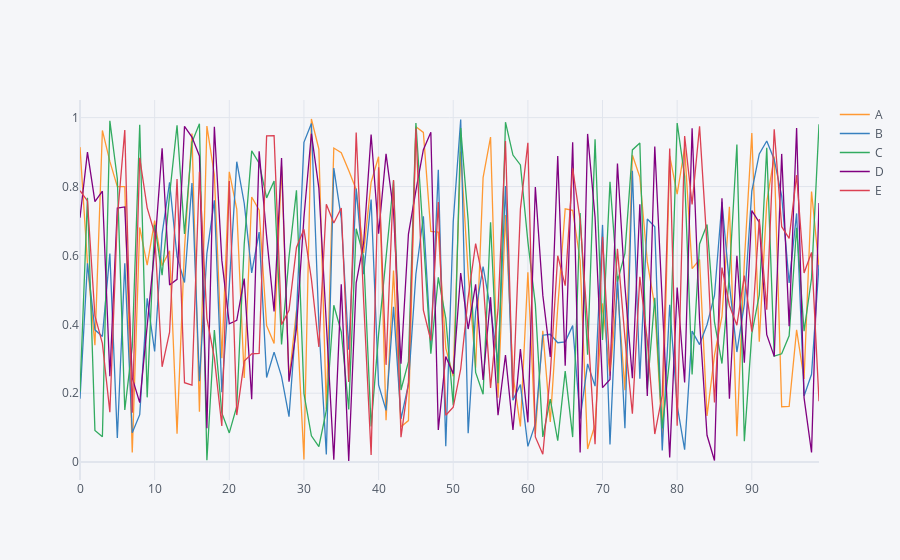

The cell this chart's notebook holds for it:
### Code cell
import numpy as np
import pandas as pd
import chart_studio.plotly as pl
import plotly.offline as po
import cufflinks as cf
po.init_notebook_mode(connected = True)
cf.go_offline()
def createdata(data):
    if(data == 1):
        x = np.random.rand(100, 5)
        df1 = pd.DataFrame(x, columns = ['A', 'B', 'C', 'D', 'E'])
    elif(data == 2):
        x = [0,0,0,0,0]
        r1 = [0,0,0,0,0]
        r2 = [0,0,0,0,0]
        r3 = [0,0,0,0,0]
        r4 = [0,0,0,0,0]
        print('Enter the values for columns ')
        i = 0
        for i in (0,1,2,3,4):
            x[i] = input()
            i = i + 1
        print('Enter the values for first row ')
        i = 0
        for i in (0,1,2,3,4):
            r1[i] = int(input())
            i = i + 1
        print('Enter the values for second row ')
        i = 0
        for i in (0,1,2,3,4):
            r2[i] = int(input())
            i = i + 1
        print('Enter the values for third row ')
        i = 0
        for i in (0,1,2,3,4):
            r3[i] = int(input())
            i = i + 1
        print('Enter the values for forth row ')
        i = 0
        for i in (0,1,2,3,4):
            r4[i] = int(input())
            i = i + 1
        df1= pd.DataFrame([r1, r2, r3, r4], columns = x)
    elif(data == 3):
        file = input('Enter the file name ')
        x = pd.read_csv(file)
        df1 = pd.DataFrame(x)
    else:
        print('Dataframe creation failed, please enter in between 1 to 3 and try ')
    return df1
def plotter(plot):
    if(plot == 1):
        finalplot = df1.iplot(kind = 'scatter')
    elif(plot == 2):
        finalplot = df1.iplotfinalplot = df1.iplot(kind = 'scatter', mode = 'markers', symbol = 'x', colorscale = 'paired')
    elif(plot == 3):
        finalplot = df1.iplot(kind = 'bar')
    elif(plot == 4):
        finalplot = df1.iplot(kind = 'hist')
    elif(plot == 5):
        finalplot = df1.iplot(kind = 'box')
    elif(plot == 6):
        finalplot = df1.iplot(kind = 'surface')
    else:
        finalplot = print('Select only between 1 to 7')
    return finalplot
def plotter2(plot):
    col = input('Enter the number of columns you want to plot by selecting only 1, 2 or 3')
    col = int(col)
    if(col == 1):
        coln = input('Enter the column you want to plot by selecting any column from dataframe head')
        if(plot == 1):
            finalplot = df1[coln].iplot(kind = 'scatter')
        elif(plot == 2):
            finalplot = df1[coln].iplot(kind = 'scatter', mode = 'markers', symbol = 'x', colorscale = 'paired')
        elif(plot == 3):
            finalplot = df1[coln].iplot(kind = 'bar')
        elif(plot == 4):
            finalplot = df1[coln].iplot(kind = 'hist')
        elif(plot == 5):
            finalplot = df1[coln].iplot(kind = 'box')
        elif(plot == 6 or plot == 7):
            finalplot = print("Bubble plot and surface plot require more than one column arguements")
        else:
            finalplot = print('Select only between 1 to 7')               
    elif(col == 2):
        print('Enter the columns you want to plot by selecting from dataframe head')
        x = input('First column')
        y = input('Second column')
        if(plot == 1):
            finalplot = df1[[x, y]].iplot(kind = 'scatter')
        elif(plot == 2):
            finalplot = df1[[x, y]].iplot(kind = 'scatter', mode = 'markers', symbol = 'x', colorscale = 'paired')
        elif(plot == 3):
            finalplot = df1[[x, y]].iplot(kind = 'bar')
        elif(plot == 4):
            finalplot = df1[[x, y]].iplot(kind = 'hist')
        elif(plot == 5):
            finalplot = df1[[x, y]].iplot(kind = 'box')
        elif(plot == 6):
            finalplot = df1[[x, y]].iplot(kind = 'surface')
        elif(plot == 7):
            size = input('Please enter the size column for bubble plot')
            finalplot = df1.iplot(kind = 'bubble', x=x, y=y, size=size)
        else:
            finalplot = print('Select only between 1 to 7')              
    elif(col == 3):
        print('Enter the columns you want to plot')
        x = input('First column')
        y = input('Second column')
        z = input('Third column')
        if(plot == 1):
            finalplot = df1[[x, y, z]].iplot(kind = 'scatter')
        elif(plot == 2):
            finalplot = df1[[x, y, z]].iplot(kind = 'scatter', mode = 'markers', symbol = 'x', colorscale = 'paired')
        elif(plot == 3):
            finalplot = df1[[x, y, z]].iplot(kind = 'bar')
        elif(plot == 4):
            finalplot = df1[[x, y, z]].iplot(kind = 'hist')
        elif(plot == 5):
            finalplot = df1[[x, y, z]].iplot(kind = 'box')
        elif(plot == 6):
            finalplot = df1[[x, y, z]].iplot(kind = 'surface')
        elif(plot == 7):
            size = input('Please enter the size column for bubble plot')
            finalplot = df1.iplot(kind = 'bubble', x=x, y=y, z=z, size=size)
        else:
            finalplot = print('Select only between 1 to 7')
    else:
        finalplot = print('Please enter only 1, 2 or 3 and try again')
    return finalplot
def main(cat):
    if(cat == 1):
        print('Select the type of plot you want to plot by writing 1 to 6')
        print('1. Line Plot')
        print('2. Scatter Plot')
        print('3. Bar Plot')
        print('4. Histogram')
        print('5. Box Plot')
        print('6. Surface Plot')
        plot = int(input())
        output = plotter(plot)
    elif(cat == 2):
        print('Select the type of plot you want to plot by writing 1 to 7')
        print('1. Line Plot')
        print('2. Scatter Plot')
        print('3. Bar Plot')
        print('4. Histogram')
        print('5. Box Plot')
        print('6. Surface Plot')
        print('7. Bubble Plot')
        plot = int(input())
        output = plotter2(plot)
    else:
        print('Please enter 1 or 2 and try again')
print('Select the type of data you need to plot(By writing 1, 2, or 3)')
print('1. Random data with 100 rows and 5 columns')
print('2. Customize dataframe with 5 colums and 4 rows')
print('3. Upload csv/json/txt file')
data = int(input())
df1 = createdata(data)
print('Your DataFrame head is given below, check the columns to plot using cufflinks')
df1.head()
print('What kind if plot you need, the complete data plot or columns plot')
cat = input('Press 1 for plotting all columns or press 2 for specifying columns to plot')
cat = int(cat)
main(cat)

### Figure 1 — Plotly figure (JSON) as saved in the notebook; plotly's stock layout.template omitted (floating-point values rounded to 4 significant figures)
{"data": [{"line": {"color": "rgba(255, 153, 51, 1.0)", "dash": "solid", "shape": "linear", "width": 1.3}, "mode": "lines", "name": "A", "text": "", "type": "scatter", "x": [0, 1, 2, 3, 4, 5, 6, 7, 8, 9, 10, 11, 12, 13, 14, 15, 16, 17, 18, 19, 20, 21, 22, 23, 24, 25, 26, 27, 28, 29, 30, 31, 32, 33, 34, 35, 36, 37, 38, 39, 40, 41, 42, 43, 44, 45, 46, 47, 48, 49, 50, 51, 52, 53, 54, 55, 56, 57, 58, 59, 60, 61, 62, 63, 64, 65, 66, 67, 68, 69, 70, 71, 72, 73, 74, 75, 76, 77, 78, 79, 80, 81, 82, 83, 84, 85, 86, 87, 88, 89, 90, 91, 92, 93, 94, 95, 96, 97, 98, 99], "y": [0.9144, 0.5774, 0.3391, 0.963, 0.873, 0.7998, 0.7997, 0.02822, 0.6814, 0.5719, 0.701, 0.5704, 0.6135, 0.08258, 0.6198, 0.9539, 0.1463, 0.9755, 0.8338, 0.3013, 0.8428, 0.7347, 0.2443, 0.7697, 0.7316, 0.3965, 0.3442, 0.8581, 0.238, 0.4406, 0.007519, 0.9961, 0.9084, 0.1534, 0.9118, 0.8985, 0.8468, 0.7917, 0.6074, 0.8125, 0.8865, 0.1217, 0.5559, 0.1027, 0.1204, 0.9736, 0.9573, 0.6699, 0.6681, 0.3309, 0.2491, 0.9017, 0.5489, 0.2739, 0.8258, 0.9438, 0.1866, 0.7177, 0.2534, 0.1034, 0.5512, 0.08194, 0.381, 0.1165, 0.4494, 0.7354, 0.7311, 0.5855, 0.038, 0.1088, 0.4606, 0.2506, 0.5039, 0.2089, 0.8919, 0.8274, 0.5811, 0.4524, 0.07397, 0.8894, 0.7782, 0.9123, 0.5615, 0.588, 0.1338, 0.3106, 0.4229, 0.7415, 0.07529, 0.582, 0.9551, 0.3494, 0.7548, 0.8869, 0.1606, 0.1615, 0.3839, 0.2413, 0.7857, 0.5653]}, {"line": {"color": "rgba(55, 128, 191, 1.0)", "dash": "solid", "shape": "linear", "width": 1.3}, "mode": "lines", "name": "B", "text": "", "type": "scatter", "x": [0, 1, 2, 3, 4, 5, 6, 7, 8, 9, 10, 11, 12, 13, 14, 15, 16, 17, 18, 19, 20, 21, 22, 23, 24, 25, 26, 27, 28, 29, 30, 31, 32, 33, 34, 35, 36, 37, 38, 39, 40, 41, 42, 43, 44, 45, 46, 47, 48, 49, 50, 51, 52, 53, 54, 55, 56, 57, 58, 59, 60, 61, 62, 63, 64, 65, 66, 67, 68, 69, 70, 71, 72, 73, 74, 75, 76, 77, 78, 79, 80, 81, 82, 83, 84, 85, 86, 87, 88, 89, 90, 91, 92, 93, 94, 95, 96, 97, 98, 99], "y": [0.184, 0.5771, 0.384, 0.3648, 0.6052, 0.07017, 0.5773, 0.08507, 0.1375, 0.4754, 0.3211, 0.6628, 0.8121, 0.5963, 0.5213, 0.8104, 0.2351, 0.6062, 0.76, 0.2029, 0.5124, 0.8721, 0.7516, 0.5493, 0.6677, 0.2456, 0.3192, 0.2481, 0.132, 0.4253, 0.9286, 0.9828, 0.399, 0.02182, 0.8537, 0.7085, 0.326, 0.794, 0.5455, 0.7622, 0.2239, 0.1499, 0.451, 0.1253, 0.2256, 0.5461, 0.7138, 0.3361, 0.8489, 0.04572, 0.6972, 0.9946, 0.08388, 0.4367, 0.5678, 0.4434, 0.2872, 0.8018, 0.1799, 0.2251, 0.04565, 0.111, 0.3684, 0.3712, 0.3465, 0.3492, 0.3962, 0.1261, 0.2851, 0.2204, 0.6887, 0.05132, 0.5405, 0.09819, 0.846, 0.2418, 0.7058, 0.6833, 0.03346, 0.4564, 0.164, 0.03625, 0.3802, 0.3411, 0.3986, 0.4838, 0.7559, 0.516, 0.3195, 0.4584, 0.787, 0.8946, 0.9324, 0.8788, 0.7724, 0.5204, 0.722, 0.1917, 0.255, 0.5727]}, {"line": {"color": "rgba(50, 171, 96, 1.0)", "dash": "solid", "shape": "linear", "width": 1.3}, "mode": "lines", "name": "C", "text": "", "type": "scatter", "x": [0, 1, 2, 3, 4, 5, 6, 7, 8, 9, 10, 11, 12, 13, 14, 15, 16, 17, 18, 19, 20, 21, 22, 23, 24, 25, 26, 27, 28, 29, 30, 31, 32, 33, 34, 35, 36, 37, 38, 39, 40, 41, 42, 43, 44, 45, 46, 47, 48, 49, 50, 51, 52, 53, 54, 55, 56, 57, 58, 59, 60, 61, 62, 63, 64, 65, 66, 67, 68, 69, 70, 71, 72, 73, 74, 75, 76, 77, 78, 79, 80, 81, 82, 83, 84, 85, 86, 87, 88, 89, 90, 91, 92, 93, 94, 95, 96, 97, 98, 99], "y": [0.2045, 0.7673, 0.09192, 0.07351, 0.9908, 0.8226, 0.1513, 0.3352, 0.9794, 0.1879, 0.6891, 0.5429, 0.776, 0.9781, 0.6621, 0.9285, 0.9823, 0.005084, 0.3832, 0.1426, 0.08465, 0.1618, 0.633, 0.9035, 0.8676, 0.7671, 0.8158, 0.3417, 0.595, 0.789, 0.199, 0.07611, 0.04509, 0.1499, 0.4553, 0.3783, 0.1526, 0.6774, 0.5967, 0.1036, 0.3707, 0.5904, 0.8168, 0.2093, 0.2914, 0.9845, 0.6602, 0.3146, 0.5362, 0.4175, 0.1651, 0.97, 0.7019, 0.2603, 0.1971, 0.6959, 0.2287, 0.9869, 0.8915, 0.8627, 0.6399, 0.4578, 0.07321, 0.1828, 0.06194, 0.2642, 0.07258, 0.7231, 0.3116, 0.937, 0.3543, 0.8135, 0.524, 0.606, 0.9064, 0.9266, 0.2128, 0.4773, 0.0974, 0.3011, 0.9845, 0.8289, 0.2542, 0.6333, 0.6897, 0.4061, 0.2862, 0.5446, 0.922, 0.06074, 0.3729, 0.4851, 0.9125, 0.3079, 0.3144, 0.3665, 0.6806, 0.3803, 0.5338, 0.9808]}, {"line": {"color": "rgba(128, 0, 128, 1.0)", "dash": "solid", "shape": "linear", "width": 1.3}, "mode": "lines", "name": "D", "text": "", "type": "scatter", "x": [0, 1, 2, 3, 4, 5, 6, 7, 8, 9, 10, 11, 12, 13, 14, 15, 16, 17, 18, 19, 20, 21, 22, 23, 24, 25, 26, 27, 28, 29, 30, 31, 32, 33, 34, 35, 36, 37, 38, 39, 40, 41, 42, 43, 44, 45, 46, 47, 48, 49, 50, 51, 52, 53, 54, 55, 56, 57, 58, 59, 60, 61, 62, 63, 64, 65, 66, 67, 68, 69, 70, 71, 72, 73, 74, 75, 76, 77, 78, 79, 80, 81, 82, 83, 84, 85, 86, 87, 88, 89, 90, 91, 92, 93, 94, 95, 96, 97, 98, 99], "y": [0.7094, 0.8998, 0.7565, 0.7865, 0.2497, 0.7374, 0.7409, 0.2442, 0.1725, 0.4068, 0.6191, 0.9114, 0.514, 0.5305, 0.9748, 0.9436, 0.889, 0.09804, 0.9737, 0.5863, 0.4017, 0.4116, 0.5329, 0.1823, 0.9023, 0.6554, 0.4372, 0.8825, 0.2332, 0.387, 0.711, 0.9535, 0.7955, 0.4024, 0.006935, 0.516, 0.003125, 0.5202, 0.6368, 0.951, 0.6629, 0.895, 0.7294, 0.2854, 0.662, 0.788, 0.907, 0.9576, 0.09353, 0.3064, 0.2562, 0.549, 0.3863, 0.5164, 0.2384, 0.4788, 0.136, 0.3109, 0.09366, 0.328, 0.1154, 0.7989, 0.4847, 0.3054, 0.8887, 0.28, 0.9287, 0.02808, 0.9528, 0.7108, 0.2162, 0.2396, 0.8669, 0.5115, 0.2432, 0.7488, 0.1916, 0.9161, 0.4576, 0.01373, 0.5068, 0.2312, 0.9694, 0.4114, 0.07774, 0.004555, 0.7659, 0.1839, 0.5989, 0.2886, 0.7302, 0.696, 0.3697, 0.3068, 0.8948, 0.3945, 0.9703, 0.1865, 0.02782, 0.7525]}, {"line": {"color": "rgba(219, 64, 82, 1.0)", "dash": "solid", "shape": "linear", "width": 1.3}, "mode": "lines", "name": "E", "text": "", "type": "scatter", "x": [0, 1, 2, 3, 4, 5, 6, 7, 8, 9, 10, 11, 12, 13, 14, 15, 16, 17, 18, 19, 20, 21, 22, 23, 24, 25, 26, 27, 28, 29, 30, 31, 32, 33, 34, 35, 36, 37, 38, 39, 40, 41, 42, 43, 44, 45, 46, 47, 48, 49, 50, 51, 52, 53, 54, 55, 56, 57, 58, 59, 60, 61, 62, 63, 64, 65, 66, 67, 68, 69, 70, 71, 72, 73, 74, 75, 76, 77, 78, 79, 80, 81, 82, 83, 84, 85, 86, 87, 88, 89, 90, 91, 92, 93, 94, 95, 96, 97, 98, 99], "y": [0.7881, 0.7584, 0.4243, 0.3444, 0.145, 0.7082, 0.9638, 0.143, 0.8832, 0.7382, 0.6643, 0.2766, 0.3771, 0.8221, 0.2305, 0.2234, 0.8427, 0.4173, 0.3024, 0.1048, 0.8161, 0.1365, 0.2933, 0.3143, 0.3154, 0.9471, 0.9475, 0.3989, 0.4407, 0.623, 0.6758, 0.5313, 0.334, 0.7486, 0.694, 0.7379, 0.2323, 0.9572, 0.4667, 0.02031, 0.8557, 0.2823, 0.819, 0.0722, 0.2307, 0.9687, 0.4414, 0.353, 0.7549, 0.1358, 0.1592, 0.2702, 0.4772, 0.6345, 0.5275, 0.2154, 0.4432, 0.9319, 0.1871, 0.7343, 0.927, 0.0731, 0.02285, 0.2553, 0.5992, 0.5123, 0.8528, 0.703, 0.399, 0.05167, 0.6543, 0.2633, 0.6192, 0.361, 0.1408, 0.5382, 0.3527, 0.08131, 0.1939, 0.9105, 0.1054, 0.9465, 0.7482, 0.9747, 0.6291, 0.1732, 0.5647, 0.4546, 0.3974, 0.5411, 0.3786, 0.7058, 0.4426, 0.966, 0.6834, 0.6494, 0.8329, 0.5492, 0.6088, 0.1768]}], "layout": {"legend": {"bgcolor": "#F5F6F9", "font": {"color": "#4D5663"}}, "paper_bgcolor": "#F5F6F9", "plot_bgcolor": "#F5F6F9", "title": {"font": {"color": "#4D5663"}}, "xaxis": {"gridcolor": "#E1E5ED", "showgrid": true, "tickfont": {"color": "#4D5663"}, "title": {"font": {"color": "#4D5663"}, "text": ""}, "zerolinecolor": "#E1E5ED"}, "yaxis": {"gridcolor": "#E1E5ED", "showgrid": true, "tickfont": {"color": "#4D5663"}, "title": {"font": {"color": "#4D5663"}, "text": ""}, "zerolinecolor": "#E1E5ED"}}}
